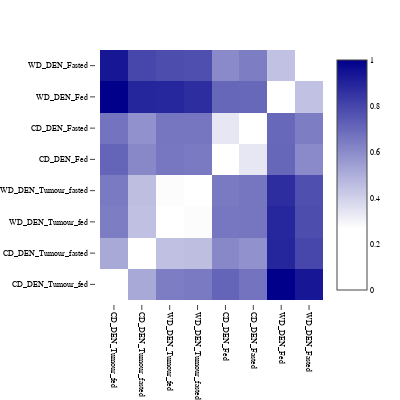

The notebook cell this image was saved under:
### Code cell
all_val = []
for i in z:
    for j in i:
        all_val.append(j)
m = min(i for i in all_val if i > 0)
fig = go.Figure(data=go.Heatmap(z = z,x = experiments,y = experiments,zmin=0,zmax=1,
                                colorscale=[(0, "white"),(m-0.01,"white"),(1, "darkblue")],
                                reversescale=False))
fig.update_layout(template = 'none',title='',xaxis_nticks=0,yaxis_nticks=0,
                  autosize=False,width=400,height=400,
                  margin=dict(l=100,r=50,b=100,t=50,pad=4),
                  font=dict(size=8,family='Arial',color="black"))
fig.update_xaxes(showticklabels=True,tickangle=90)
fig.write_image('/Users/clasenf/OneDrive - The Francis Crick Institute/PhD Pathway/Thesis/Figures/Chapter6/distances.pdf')
fig.show()

### Figure 1 — Plotly figure (JSON) as saved in the notebook; plotly's stock layout.template omitted (floating-point values rounded to 4 significant figures)
{"data": [{"colorscale": [[0, "white"], [0.2673, "white"], [1, "darkblue"]], "reversescale": false, "type": "heatmap", "x": ["CD_DEN_Tumour_fed", "CD_DEN_Tumour_fasted", "WD_DEN_Tumour_fed", "WD_DEN_Tumour_fasted", "CD_DEN_Fed", "CD_DEN_Fasted", "WD_DEN_Fed", "WD_DEN_Fasted"], "y": ["CD_DEN_Tumour_fed", "CD_DEN_Tumour_fasted", "WD_DEN_Tumour_fed", "WD_DEN_Tumour_fasted", "CD_DEN_Fed", "CD_DEN_Fasted", "WD_DEN_Fed", "WD_DEN_Fasted"], "z": [[0, 0.5152, 0.6421, 0.6492, 0.7136, 0.6684, 1, 0.9349], [0.5152, 0, 0.4484, 0.4541, 0.6086, 0.5848, 0.8905, 0.8001], [0.6421, 0.4484, 0, 0.2773, 0.6619, 0.6636, 0.8872, 0.7788], [0.6492, 0.4541, 0.2773, 0, 0.6505, 0.6639, 0.8719, 0.7724], [0.7136, 0.6086, 0.6619, 0.6505, 0, 0.3376, 0.7053, 0.6044], [0.6684, 0.5848, 0.6636, 0.6639, 0.3376, 0, 0.7024, 0.6417], [1, 0.8905, 0.8872, 0.8719, 0.7053, 0.7024, 0, 0.4446], [0.9349, 0.8001, 0.7788, 0.7724, 0.6044, 0.6417, 0.4446, 0]], "zmax": 1, "zmin": 0}], "layout": {"autosize": false, "font": {"color": "black", "family": "Arial", "size": 8}, "height": 400, "margin": {"b": 100, "l": 100, "pad": 4, "r": 50, "t": 50}, "title": {"text": ""}, "width": 400, "xaxis": {"nticks": 0, "showticklabels": true, "tickangle": 90}, "yaxis": {"nticks": 0}}}
